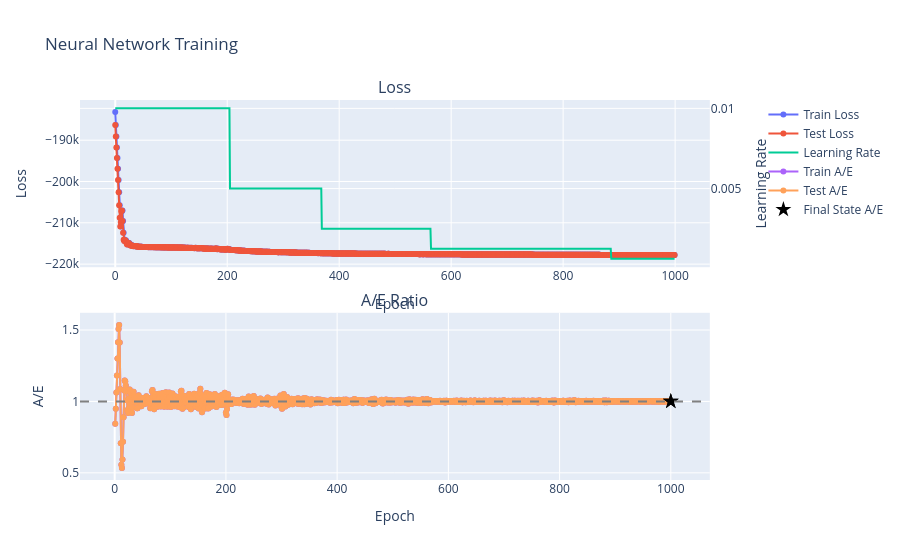

Write notebook code for a chart like this one.
### Code cell
fig.show()

### Figure 1 — Plotly figure (JSON) as saved in the notebook; plotly's stock layout.template omitted (floating-point values rounded to 4 significant figures; data arrays with more than 128 entries replaced by an {"elided": "..."} marker saying what was removed)
{"data": [{"mode": "lines+markers", "name": "Train Loss", "type": "scatter", "xaxis": "x", "y": {"elided": "1000 float values"}, "yaxis": "y"}, {"mode": "lines+markers", "name": "Test Loss", "type": "scatter", "xaxis": "x", "y": {"elided": "1000 float values"}, "yaxis": "y"}, {"mode": "lines", "name": "Learning Rate", "type": "scatter", "xaxis": "x", "y": {"elided": "1000 float values"}, "yaxis": "y2"}, {"mode": "lines+markers", "name": "Train A/E", "type": "scatter", "x": {"elided": "1000 int values"}, "xaxis": "x2", "y": {"elided": "1000 float values"}, "yaxis": "y3"}, {"mode": "lines+markers", "name": "Test A/E", "type": "scatter", "x": {"elided": "1000 int values"}, "xaxis": "x2", "y": {"elided": "1000 float values"}, "yaxis": "y3"}, {"marker": {"color": "black", "size": 12, "symbol": "star"}, "mode": "markers", "name": "Final State A/E", "type": "scatter", "x": [1000, 1000], "xaxis": "x2", "y": [1.0, 1.0], "yaxis": "y3"}], "layout": {"annotations": [{"font": {"size": 16}, "showarrow": false, "text": "Loss", "x": 0.47, "xanchor": "center", "xref": "paper", "y": 1, "yanchor": "bottom", "yref": "paper"}, {"font": {"size": 16}, "showarrow": false, "text": "A/E Ratio", "x": 0.47, "xanchor": "center", "xref": "paper", "y": 0.44, "yanchor": "bottom", "yref": "paper"}], "shapes": [{"line": {"color": "gray", "dash": "dash"}, "type": "line", "x0": 0, "x1": 1, "xref": "x2 domain", "y0": 1, "y1": 1, "yref": "y3"}], "title": {"text": "Neural Network Training"}, "xaxis": {"anchor": "y", "domain": [0, 0.94], "title": {"text": "Epoch"}}, "xaxis2": {"anchor": "y3", "domain": [0, 0.94], "title": {"text": "Epoch"}}, "yaxis": {"anchor": "x", "domain": [0.56, 1], "title": {"text": "Loss"}}, "yaxis2": {"anchor": "x", "overlaying": "y", "side": "right", "title": {"text": "Learning Rate"}}, "yaxis3": {"anchor": "x2", "domain": [0, 0.44], "title": {"text": "A/E"}}}}
